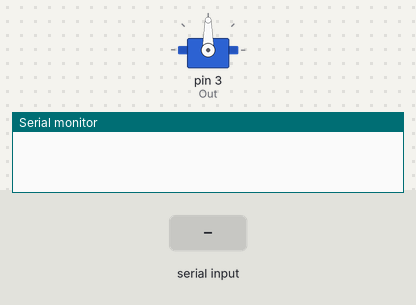
The sketch below on a simulated Arduino Uno, built with avr-gcc and run on an emulated ATmega328P. Shown: servo, the last lines printed to the serial monitor. Inputs (shaded band) come from the test bench.

Above: at 1.2 s.
1.3 s: "30,150\n" received over Serial
At 2.7 s:
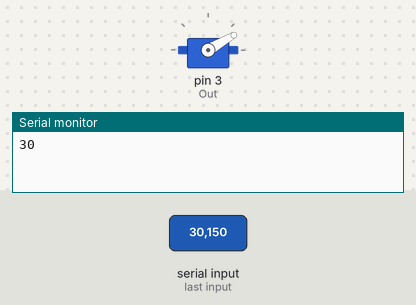
3.8 s: "5\n" received over Serial
At 5.7 s:
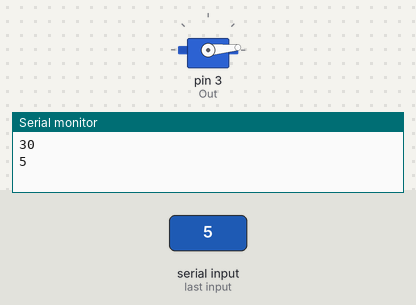
6.2 s: "200\n" received over Serial
At 7.6 s:
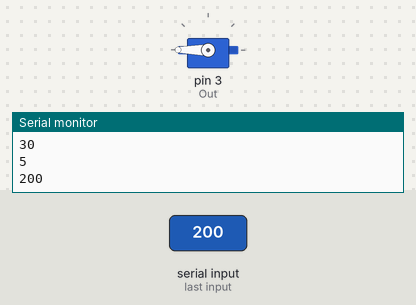
8.7 s: "90,45\n" received over Serial
At 10.7 s:
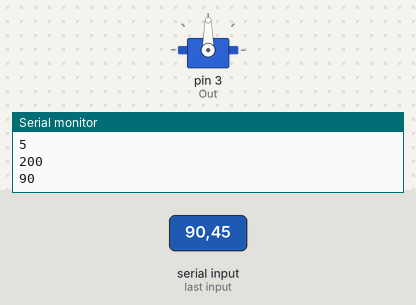
Timing chart, 0 to 12.1 s (numbered marks = the images above; inputs shaded):
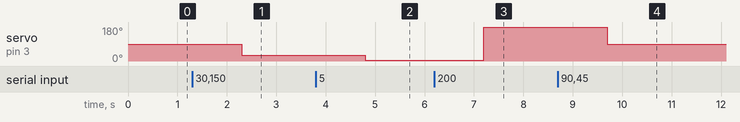

Measured:
- after the input at 1.3 s, servo on pin 3 (Out): 90° → 30° after 1.0 s
- after the input at 3.8 s, servo on pin 3 (Out): 30° → 5° after 1.0 s
- after the input at 6.2 s, servo on pin 3 (Out): 5° → 180° after 1.0 s
- after the input at 8.7 s, servo on pin 3 (Out): 180° → 90° after 1.0 s

The sketch:

Serial_Test.ino
```cpp
#include <Servo.h>

int val;

Servo Out;
void setup()
{
  Serial.begin(115200);
  Out.attach(3);
}

void loop()
{
}

void serialEvent()
{
  val = atoi(Serial.readString().c_str());
  Serial.println(val);
  if (val != 0)
  {
    Out.write(val);//1-180
  }
}
```
